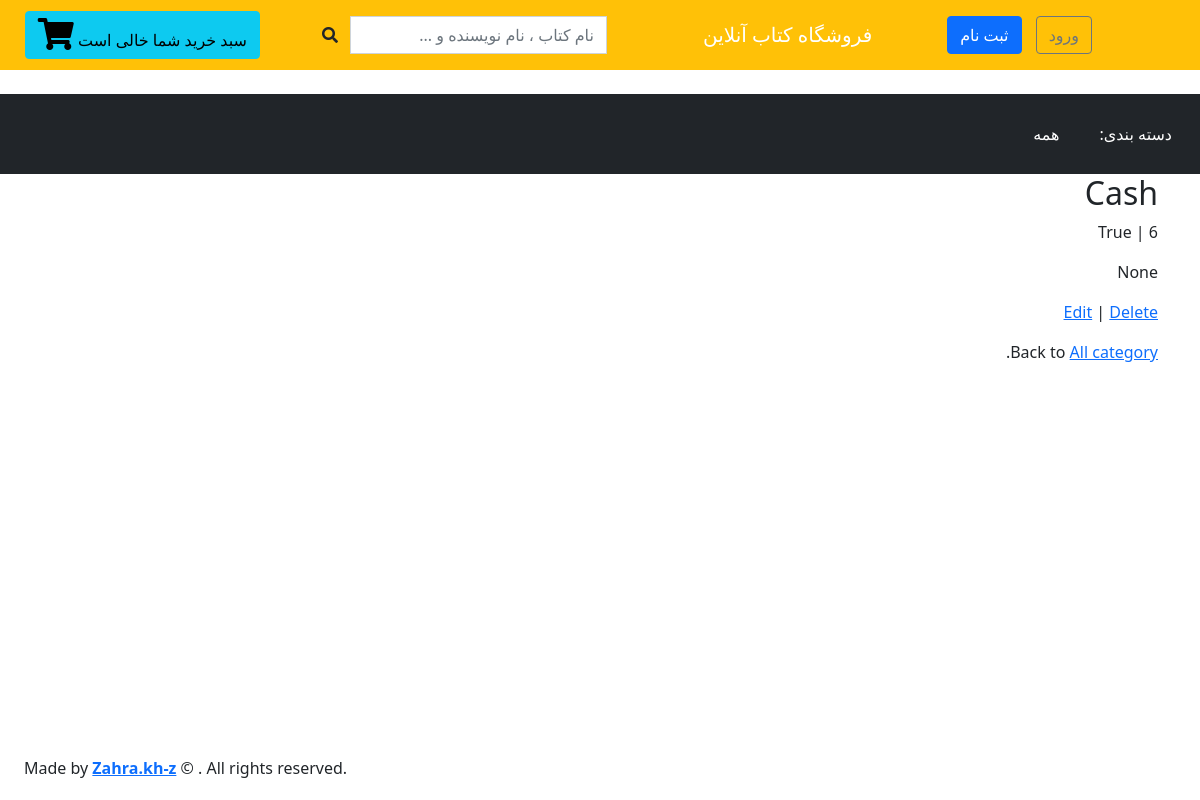
Screenshot of /off/discount/1/ with the database file from the repository.
### off/models.py (models this page shows, shortened)
class Discount(models.Model):
    DISCOUNT = (('Percent', 'درصدی'), ('Cash', 'نقدی'),)
    type_discount = models.CharField(max_length=12, choices=DISCOUNT)
    amount = models.IntegerField(validators=[MinValueValidator(0), MaxValueValidator(100)], blank=True, null=True)
    percent = models.DecimalField(decimal_places=2, max_digits=5, blank=True, null=True)
    max_use = models.IntegerField('Max number of items')
    active = models.BooleanField(default=True)
    book = models.ManyToManyField(Book, related_name='book_off', blank=True, null=True)
    class Meta:
        verbose_name = 'تخفیف'
        verbose_name_plural = 'تخفیف ها'

### off/views.py (the view)
# urls.py: path('discount/<int:pk>/', DiscountDetailView.as_view(), name='discount_detail'),
class DiscountDetailView(DetailView):  # new
    model = Discount
    template_name = 'panel/discount_detail.html'
    login_url = 'login'  # new

### basket/basket.py (called while the page is built)
    def __len__(self):
        return sum(item['quantity'] for item in self.basket.values())

### basket/context_ processors.py (called while the page is built)
def basket(request):
    return {'basket': Basket(request)}

### templates/panel/discount_detail.html
{% extends 'base.html' %}
{% block content %}
    <div class="article-entry">
        <h2>{{ object.type_discount}}</h2>
        <p> {{ object.amount }} | {{ object.active }}</p>
        <p>{{ object.percent }}</p>
    </div>
    <p><a href="{% url 'panel:discount_edit' discount.pk %}">Edit</a> |
    <a href="{% url 'panel:discount_delete' discount.pk %}">Delete</a></p>
    <p>Back to <a href="{% url 'panel:discount_list' %}">All category</a>.</p>
{% endblock content %}

### rows the page displays
Discount: type_discount "Cash", active "True", percent "None"
